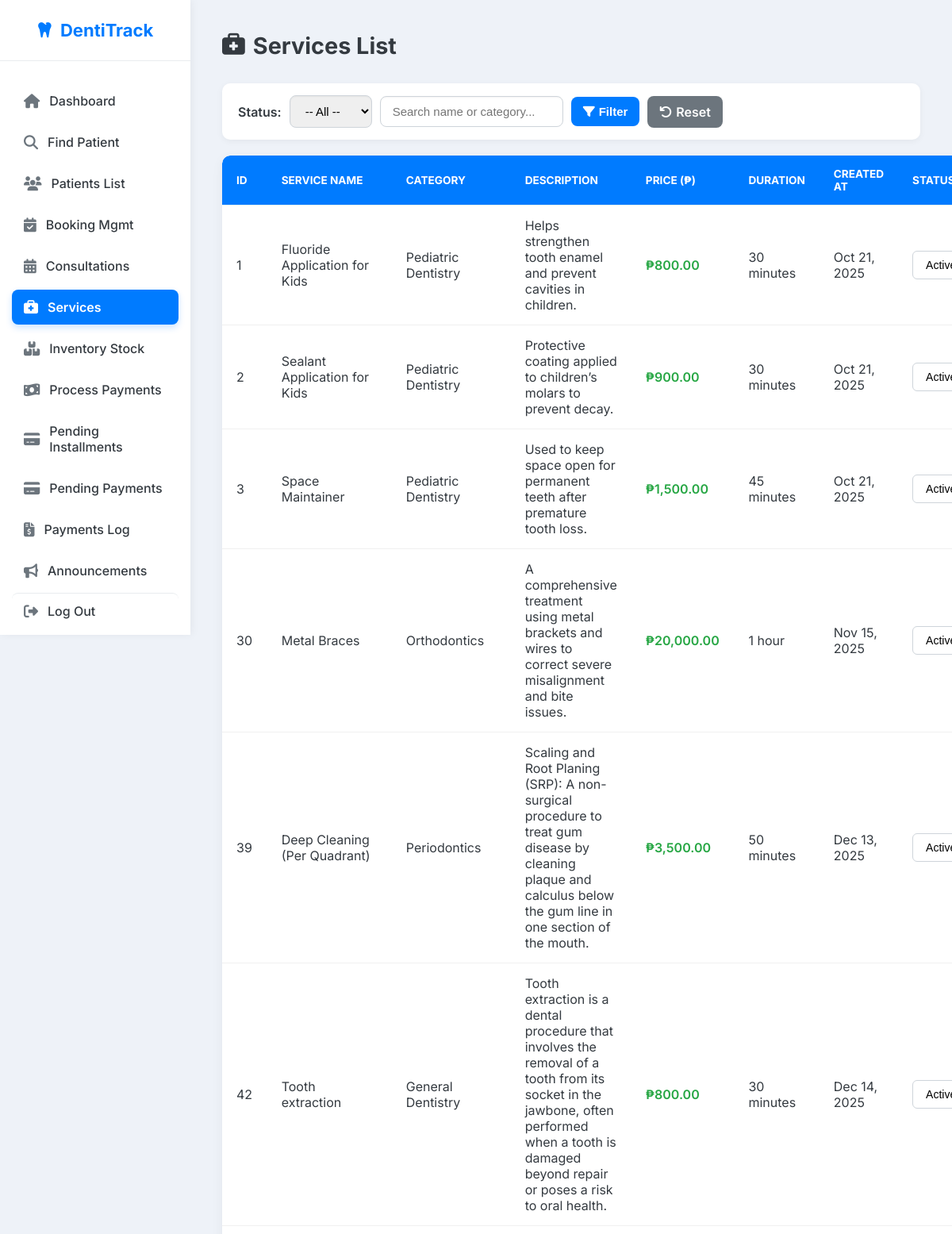
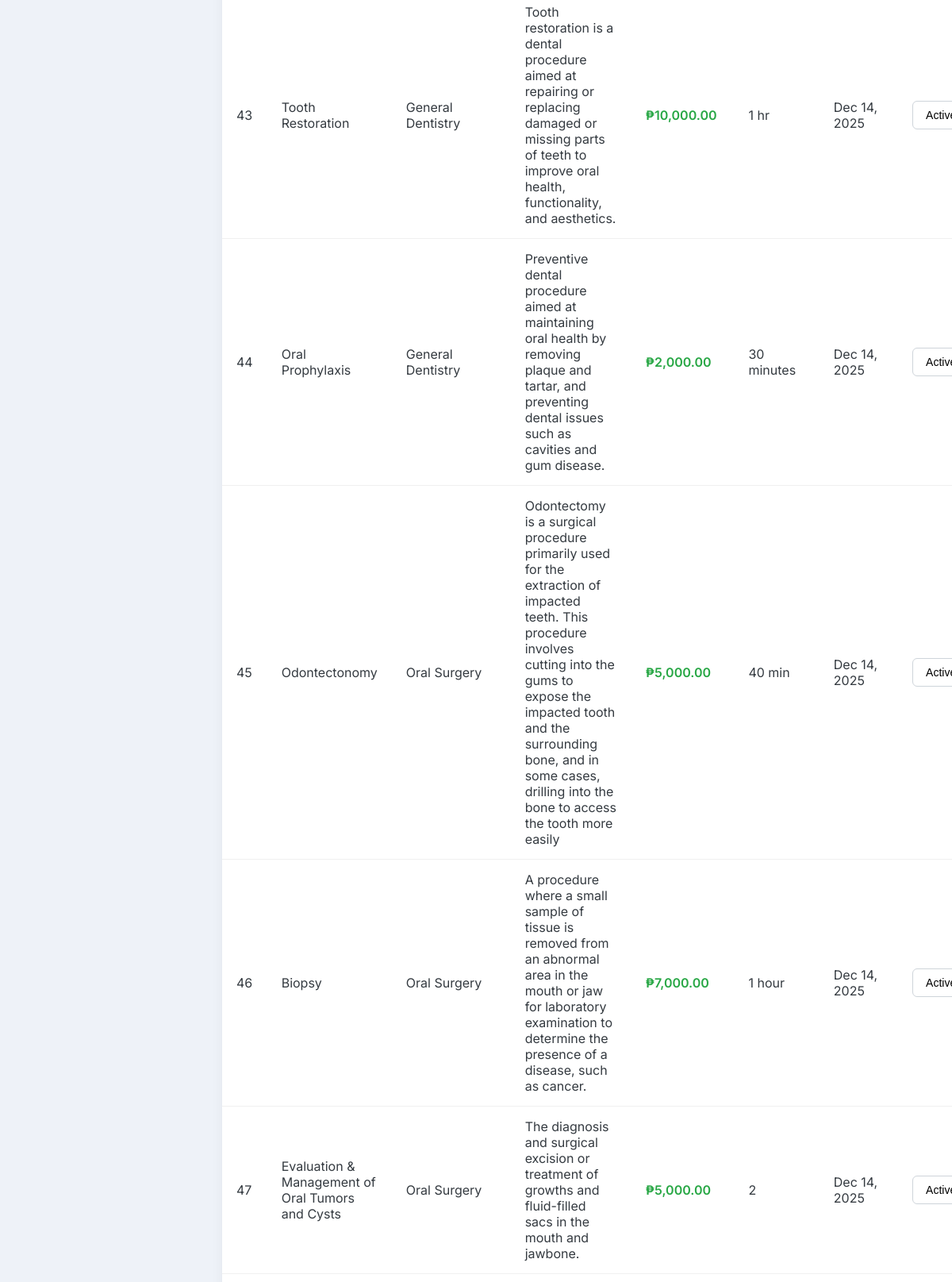
/secretary/services_list.php (signed in, upper part), run on the app's committed database (2 pictures, top to bottom).
### tables this page shows
CREATE TABLE `services` (
  `service_id` int(11) NOT NULL,
  `service_name` varchar(100) NOT NULL,
  `category` varchar(100) DEFAULT NULL,
  `description` text DEFAULT NULL,
  `price` decimal(10,2) NOT NULL,
  `duration` varchar(50) DEFAULT NULL,
  `image_path` varchar(255) DEFAULT NULL,
  `created_at` datetime DEFAULT current_timestamp(),
  `status` enum('active','inactive') DEFAULT 'active'
);

### secretary/services_list.php (the view, shortened to what this page needs)
<?php
if (file_exists('../config/db_pdo.php')) {
    require_once '../config/db_pdo.php';
    $conn = $pdo;
} else {
    die("Error: Database configuration file not found.");
}
$conn->setAttribute(PDO::ATTR_ERRMODE, PDO::ERRMODE_EXCEPTION);
$search_term = $_GET['search'] ?? '';
$status_filter = $_GET['filter_status'] ?? 'all';
$sql = "SELECT * FROM services";
$params = [];
$sql .= " ORDER BY service_id ASC";
try {
    $stmt = $conn->prepare($sql);
    $stmt->execute($params);
    $services = $stmt->fetchAll(PDO::FETCH_ASSOC);
} catch (PDOException $e) {
    $services = [];
    $error_message = "Database query error: " . $e->getMessage();
}
?>
<!DOCTYPE html>
<html lang="en">
<head>
<link rel="stylesheet" href="https://cdnjs.cloudflare.com/ajax/libs/font-awesome/6.4.0/css/all.min.css" />
</head>
<body>
    <div class="sidebar" id="sidebar">
        <div class="sidebar-header">
            <i class="fas fa-tooth"></i> DentiTrack
        </div>
        <nav class="sidebar-nav">
            <a href="secretary_dashboard.php"><i class="fas fa-home"></i> Dashboard</a>
            <a href="find_patient.php" ><i class="fas fa-search"></i> Find Patient</a>
            <a href="view_patients.php"><i class="fas fa-users"></i> Patients List</a>
            <a href="online_bookings.php"><i class="fas fa-calendar-check"></i> Booking Mgmt</a>
            <a href="appointments.php"><i class="fas fa-calendar-alt"></i> Consultations</a>
            <a href="services_list.php" class="active"><i class="fas fa-briefcase-medical"></i> Services</a>
            <a href="inventory.php"><i class="fas fa-boxes"></i> Inventory Stock</a>
            <a href="payments.php"><i class="fas fa-money-bill-wave"></i> Process Payments</a>
            <a href="pending_installments.php"><i class="fas fa-credit-card"></i> Pending Installments</a>
            <a href="pending_payments.php"><i class="fas fa-credit-card"></i> Pending Payments</a>
            <a href="payment_logs.php" ><i class="fas fa-file-invoice-dollar"></i> Payments Log</a>
            <a href="create_announcements.php"><i class="fas fa-bullhorn"></i> Announcements</a>
        </nav>
        <a href="logout.php" class="logout"><i class="fas fa-sign-out-alt"></i> Log Out</a>
    </div>
    <main class="main-content">
        <header>
            <h1><i class="fas fa-briefcase-medical"></i> Services List</h1>
        </header>
        <div class="controls-container">
            <form method="GET" class="filter-form" id="serviceFilterForm">
                <label for="filter_status">Status:</label>
                <select name="filter_status" id="filter_status">
                    <option value="all" <?= $status_filter == 'all' ? 'selected' : '' ?>>-- All --</option>
                </select>
                <input type="text" name="search" id="search_input" placeholder="Search name or category..." value="<?= htmlspecialchars($search_term) ?>">
                <button type="submit" id="manual_filter_btn"><i class="fas fa-filter"></i> Filter</button>
                <a href="services_list.php" class="reset-link"><i class="fas fa-undo"></i> Reset</a>
            </form>
        </div>
        <table>
            <thead>
                <tr>
                    <th>ID</th>
                    <th>Service Name</th>
                    <th>Category</th>
                    <th>Description</th>
                    <th>Price (₱)</th>
                    <th>Duration</th>
                    <th>Created At</th>
                    <th>Status</th>
                </tr>
            </thead>
            <tbody>
                <?php if (count($services) > 0): ?>
                    <?php foreach ($services as $row): ?>
                        <tr>
                            <td><?= htmlspecialchars($row['service_id']) ?></td>
                            <td><?= htmlspecialchars($row['service_name']) ?></td>
                            <td><?= htmlspecialchars($row['category']) ?></td>
                            <td><?= htmlspecialchars($row['description']) ?></td>
                            <td class="price">₱<?= number_format($row['price'], 2) ?></td>
                            <td><?= htmlspecialchars($row['duration']) ?></td>
                            <td><?= htmlspecialchars(date('M d, Y', strtotime($row['created_at']))) ?></td>
                            <td>
                                <select class="status-select" data-id="<?= $row['service_id'] ?>">
                                    <option value="active" <?= ($row['status'] == 'active') ? 'selected' : '' ?>>Active</option>
                                </select>
                            </td>
                        </tr>
                    <?php endforeach; ?>
                <?php else: ?>
                    <tr><td colspan="8" class="no-data">No services found matching the criteria.</td></tr>
                <?php endif; ?>
            </tbody>
        </table>
    </main>
</body>
</html>

### secretary/services_list.php (style rules this page uses)
:root { --sidebar-width: 240px; --primary-blue: #007bff; --secondary-blue: #0056b3; --text-dark: #343a40; --text-light: #6c757d; --bg-page: #eef2f8; --widget-bg: #ffffff; --alert-red: #dc3545; --success-green: #28a745; --accent-orange: #ffc107; }
html { scroll-behavior: smooth; }
body { margin: 0; font-family: 'Inter', sans-serif; background: var(--bg-page); color: var(--text-dark); min-height: 100vh; display: flex; overflow-x: hidden; }
.sidebar { width: var(--sidebar-width); background: var(--widget-bg); padding: 0; color: var(--text-dark); box-shadow: 2px 0 10px rgba(0,0,0,0.05); display: flex; flex-direction: column; position: fixed; height: 100vh; z-index: 1000; transition: transform 0.3s ease; }
.sidebar-header { padding: 25px; text-align: center; margin-bottom: 20px; font-size: 22px; font-weight: 700; color: var(--primary-blue); border-bottom: 1px solid #e9ecef; display: flex; justify-content: center; align-items: center; gap: 10px; }
.sidebar-nav { flex-grow: 1; padding: 0 15px; overflow-y: auto; -ms-overflow-style: none; scrollbar-width: none; }
.sidebar a { display: flex; align-items: center; gap: 12px; padding: 12px 15px; margin: 8px 0; color: var(--text-dark); text-decoration: none; font-weight: 500; border-radius: 8px; transition: background-color 0.3s ease, color 0.3s ease; }
.sidebar a.active { background-color: var(--primary-blue); color: white; font-weight: 600; box-shadow: 0 4px 8px rgba(0, 123, 255, 0.2); }
.sidebar a i { font-size: 18px; color: var(--text-light); transition: color 0.3s ease; }
.sidebar a.active i { color: white; }
.sidebar .logout { margin-top: auto; border-top: 1px solid #e9ecef; padding: 12px 15px; margin: 8px 15px; border-radius: 8px; display: flex; align-items: center; gap: 12px; color: var(--text-dark); font-weight: 500; transition: background-color 0.3s ease, color 0.3s ease; }
.sidebar .logout i { color: var(--text-light); transition: color 0.3s ease; }
.main-content { flex: 1; margin-left: var(--sidebar-width); padding: 40px; background: var(--bg-page); overflow-y: auto; }
header { display: flex; justify-content: space-between; align-items: center; margin-bottom: 30px; }
header h1 { font-size: 1.8rem; color: var(--text-dark); font-weight: 700; margin: 0; display: flex; align-items: center; gap: 10px; }
table { width: 100%; border-collapse: separate; border-spacing: 0; background: var(--widget-bg); border-radius: 10px; overflow: hidden; box-shadow: 0 4px 15px rgba(0,0,0,0.05); }
th, td { padding: 15px 18px; text-align: left; border-bottom: 1px solid #f0f0f0; }
th { background-color: var(--primary-blue); color: white; font-weight: 700; text-transform: uppercase; font-size: 0.85rem; }
th:first-child { border-top-left-radius: 10px; }
th:last-child { border-top-right-radius: 10px; }
.price { font-weight: 600; color: var(--success-green); }
select.status-select { padding: 8px 12px; border-radius: 6px; border: 1px solid #ced4da; font-size: 14px; cursor: pointer; background-color: var(--bg-light); transition: border-color 0.3s; }
.controls-container { display: flex; justify-content: space-between; align-items: center; margin-bottom: 20px; padding: 15px 20px; background: var(--widget-bg); border-radius: 10px; box-shadow: 0 2px 8px rgba(0,0,0,0.05); }
.filter-form { display: flex; gap: 10px; align-items: center; }
.filter-form input[type="text"], .filter-form select { padding: 10px 15px; border: 1px solid #ced4da; border-radius: 8px; font-size: 15px; transition: all 0.3s; box-shadow: inset 0 1px 2px rgba(0,0,0,0.05); }
.filter-form label { font-weight: 600; color: var(--text-dark); }
.filter-form button { padding: 10px 15px; background-color: var(--primary-blue); color: white; border: none; border-radius: 8px; cursor: pointer; font-size: 15px; font-weight: 600; transition: background-color 0.3s; display: flex; align-items: center; gap: 5px; }
.reset-link { padding: 10px 15px; background-color: #6c757d; color: white; border-radius: 8px; text-decoration: none; font-weight: 600; transition: background-color 0.3s; display: flex; align-items: center; gap: 5px; }

### data on the page
services: service_id "1", service_name "Fluoride Application for Kids", category "Pediatric Dentistry", description "Helps strengthen tooth enamel and prevent cavities in children.", price "800.00", duration "30 minutes", created_at "Oct 21, 2025", status+service_id "Active"
services: service_id "2", service_name "Sealant Application for Kids", category "Pediatric Dentistry", description "Protective coating applied to children’s molars to prevent decay.", price "900.00", duration "30 minutes", created_at "Oct 21, 2025", status+service_id "Active"
services: service_id "3", service_name "Space Maintainer", category "Pediatric Dentistry", description "Used to keep space open for permanent teeth after premature tooth loss.", price "1,500.00", duration "45 minutes", created_at "Oct 21, 2025", status+service_id "Active"
services: service_id "30", service_name "Metal Braces", category "Orthodontics", description "A comprehensive treatment using metal brackets and wires to correct severe misalignment and bite issues.", price "20,000.00", duration "1 hour", created_at "Nov 15, 2025", status+service_id "Active"
services: service_id "39", service_name "Deep Cleaning (Per Quadrant)", category "Periodontics", description "Scaling and Root Planing (SRP): A non-surgical procedure to treat gum disease by cleaning plaque and calculus below the gum line in one section of the mouth.", price "3,500.00", duration "50 minutes", created_at "Dec 13, 2025", status+service_id "Active"
services: service_id "42", service_name "Tooth extraction", category "General Dentistry", description "Tooth extraction is a dental procedure that involves the removal of a tooth from its socket in the jawbone, often performed when a tooth is damaged beyond repair or poses a risk to oral health.", price "800.00", duration "30 minutes", created_at "Dec 14, 2025", status+service_id "Active"
services: service_id "43", service_name "Tooth Restoration", category "General Dentistry", description "Tooth restoration is a dental procedure aimed at repairing or replacing damaged or missing parts of teeth to improve oral health, functionality, and aesthetics.", price "10,000.00", duration "1 hr", created_at "Dec 14, 2025", status+service_id "Active"
services: service_id "44", service_name "Oral Prophylaxis", category "General Dentistry", description "Preventive dental procedure aimed at maintaining oral health by removing plaque and tartar, and preventing dental issues such as cavities and gum disease.", price "2,000.00", duration "30 minutes", created_at "Dec 14, 2025", status+service_id "Active"
services: service_id "45", service_name "Odontectonomy", category "Oral Surgery", description "Odontectomy is a surgical procedure primarily used for the extraction of impacted teeth. This procedure involves cutting into the gums to expose the impacted tooth and the surrounding bone, and in some cases, drilling into the bone to access the tooth more easily", price "5,000.00", duration "40 min", created_at "Dec 14, 2025", status+service_id "Active"
services: service_id "46", service_name "Biopsy", category "Oral Surgery", description "A procedure where a small sample of tissue is removed from an abnormal area in the mouth or jaw for laboratory examination to determine the presence of a disease, such as cancer.", price "7,000.00", duration "1 hour", created_at "Dec 14, 2025", status+service_id "Active"
services: service_id "47", service_name "Evaluation & Management of Oral Tumors and Cysts", category "Oral Surgery", description "The diagnosis and surgical excision or treatment of growths and fluid-filled sacs in the mouth and jawbone.", price "5,000.00", duration "2", created_at "Dec 14, 2025", status+service_id "Active"
